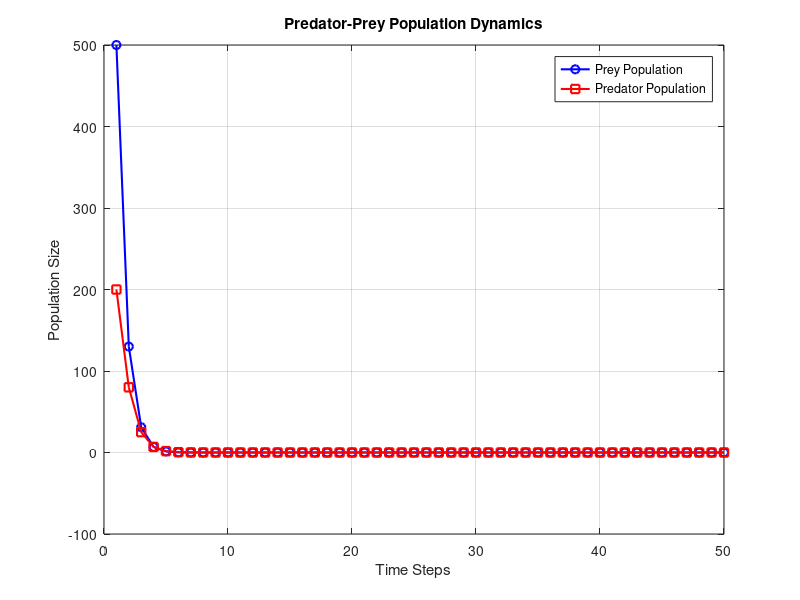

Reproduce this figure in MATLAB.
x0 = 500; % Initial prey population
y0 = 200; % Initial predator population
a = 0.1;  % Prey decrease rate due to predation
b = 0.3;  % Prey natural growth rate
c = 0.15; % Predator growth rate due to predation
d = 0.1;  % Predator natural growth rate
n = 50;   % Number of time steps

% Initialize arrays
x = zeros(1, n);
y = zeros(1, n);
x(1) = x0;
y(1) = y0;

% Print mathematical model
fprintf('Predator-Prey Model Equations:\n');
fprintf('x(n+1) = -a * y(n) + b * x(n)\n');
fprintf('y(n+1) = c * y(n) + d * x(n)\n\n');

fprintf('Step-by-step calculations:\n');
fprintf('Initial conditions: x(1) = %d, y(1) = %d\n', x0, y0);

% Iterative computation of populations
for i = 1:n-1
    x(i+1) = -a * y(i) + b * x(i);
    y(i+1) = c * y(i) + d * x(i);
    
    % Print step-by-step calculations
    fprintf('Step %d:\n', i);
    fprintf('x(%d) = -%.2f * %.2f + %.2f * %.2f = %.2f\n', ...
            i+1, a, y(i), b, x(i), x(i+1));
    fprintf('y(%d) = %.2f * %.2f + %.2f * %.2f = %.2f\n', ...
            i+1, c, y(i), d, x(i), y(i+1));
end

% Visualization
figure;
plot(1:n, x, 'b-o', 'LineWidth', 1.5);
hold on;
plot(1:n, y, 'r-s', 'LineWidth', 1.5);
xlabel('Time Steps');
ylabel('Population Size');
title('Predator-Prey Population Dynamics');
legend('Prey Population', 'Predator Population');
grid on;
